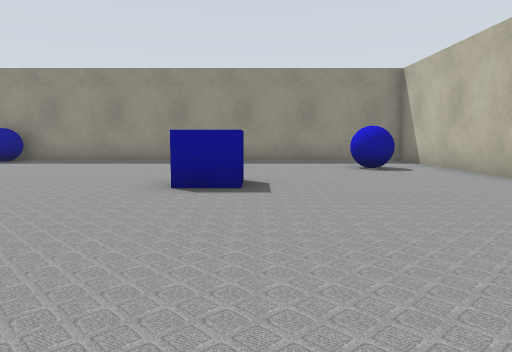
view 1 (above)

24 first-person views from a walk through a Gazebo world. The camera is 0.72 m above the floor, tilts 6° down and sees 70° across. Floor lines are 1 m apart. The floor is counted in squares, 1 m on a side. Each view is taken from the middle of a square. On the plan, view 1 faces up. The plan holds only what a view shows up to about 11 squares ahead; the rest is blank. The place goes on beyond the plan. Some surface patterns are stand-ins.

view 2
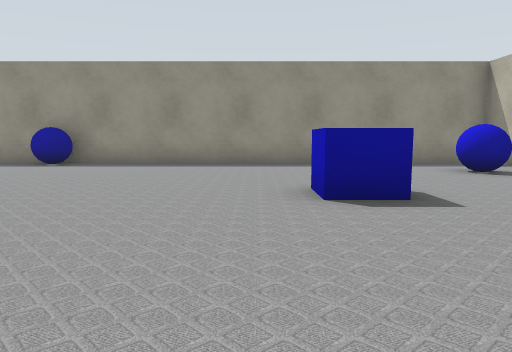

view 3
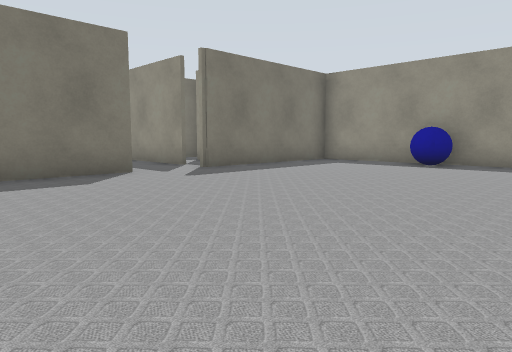

view 4
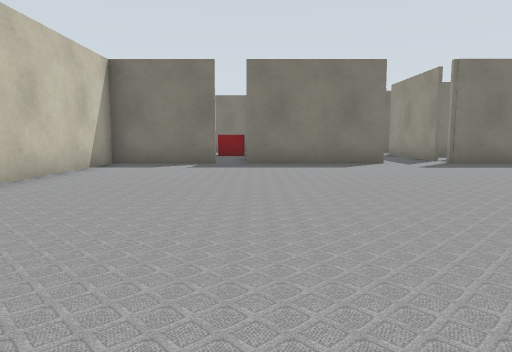

view 5
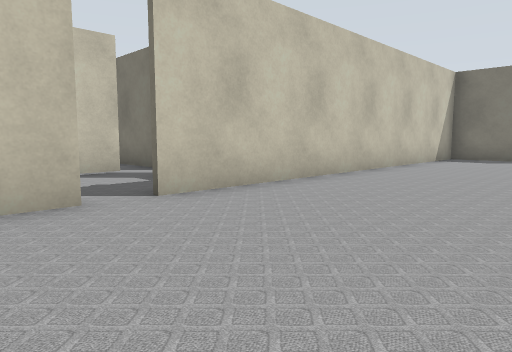

view 6
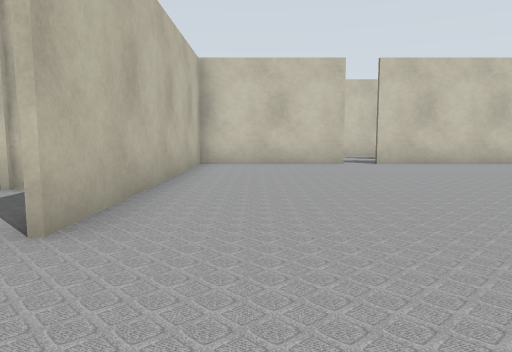

view 7
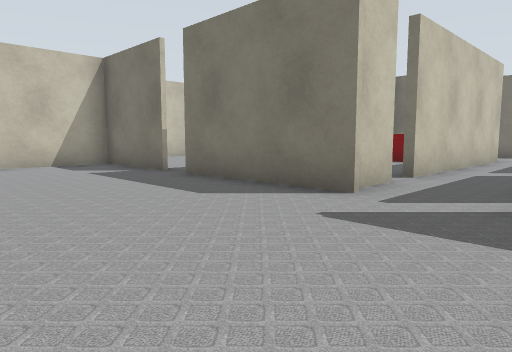

view 8
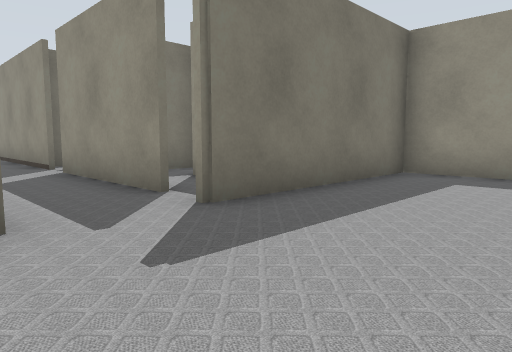

view 9
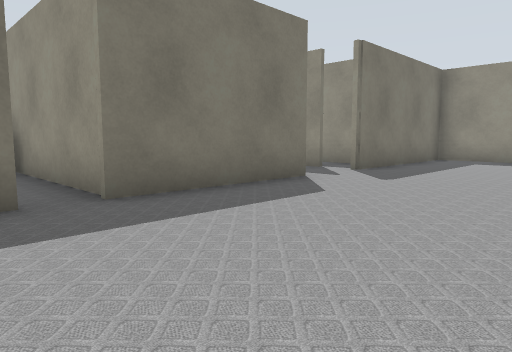

view 10
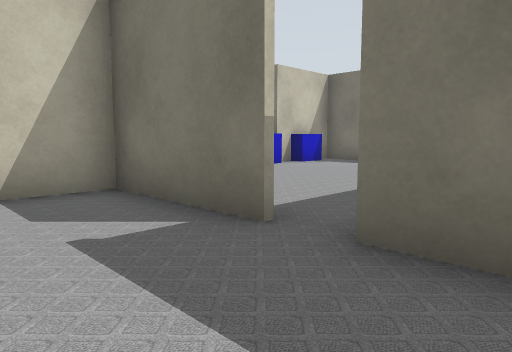

view 11
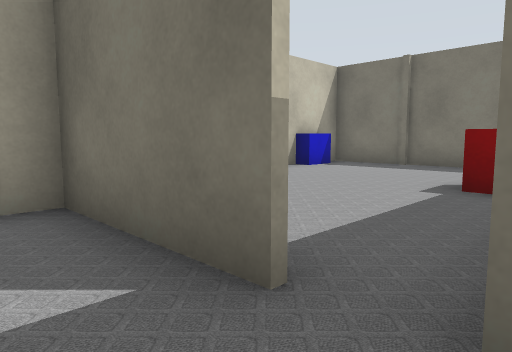

view 12
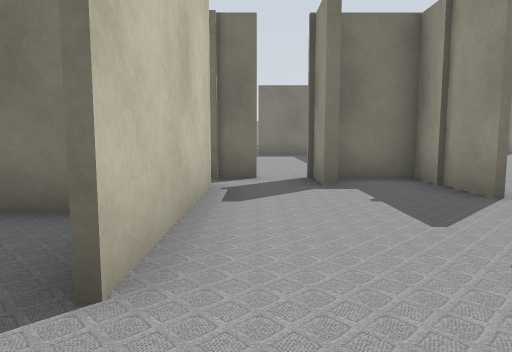

view 13
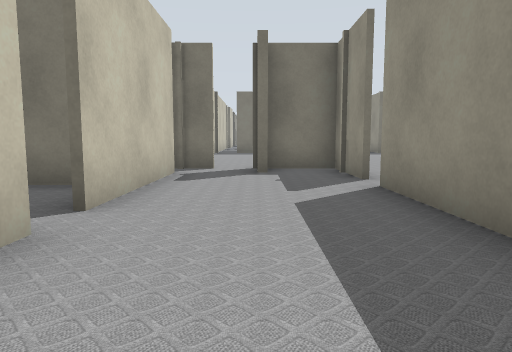

view 14
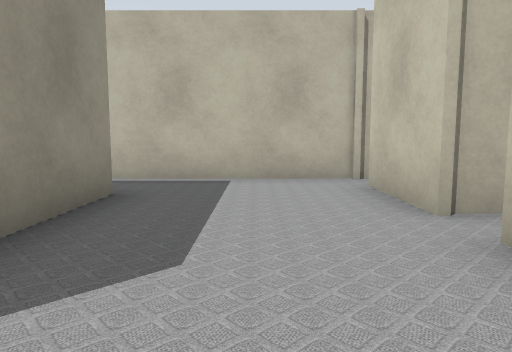

view 15
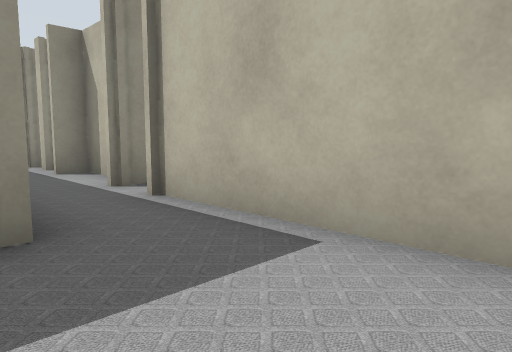

view 16
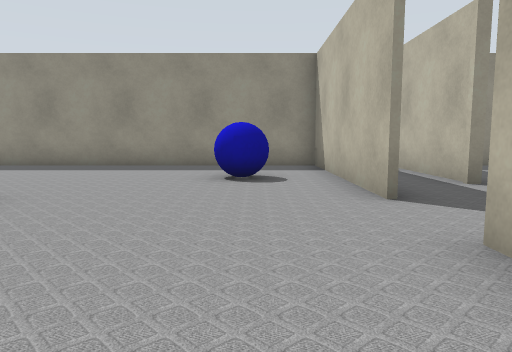

view 17
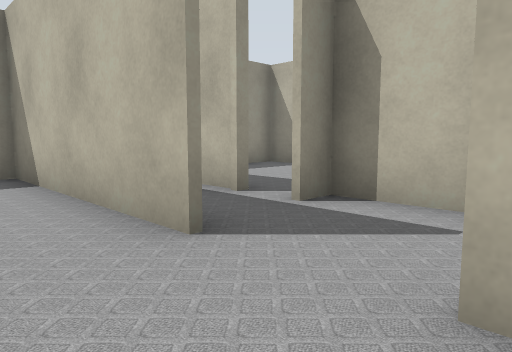

view 18
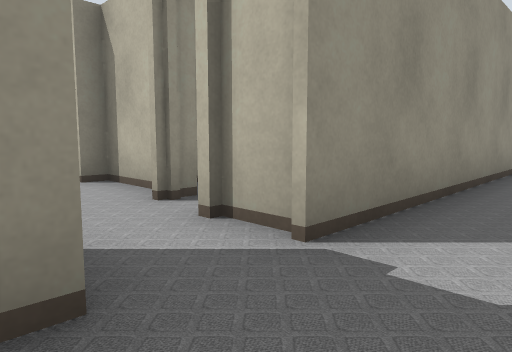

view 19
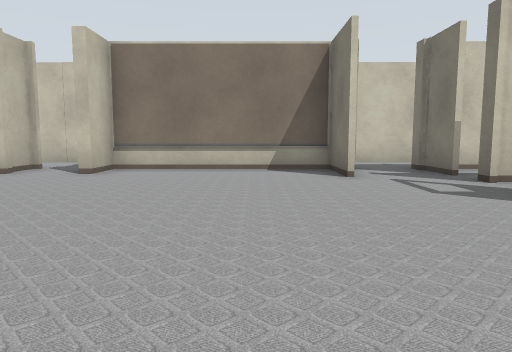

view 20
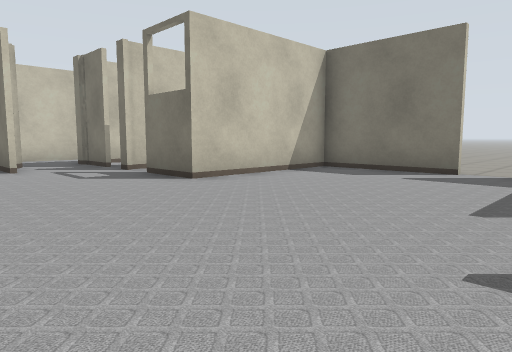

view 21
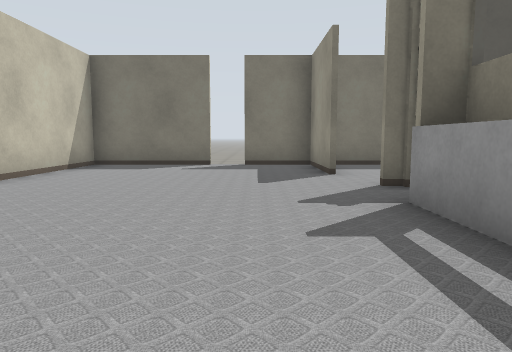

view 22
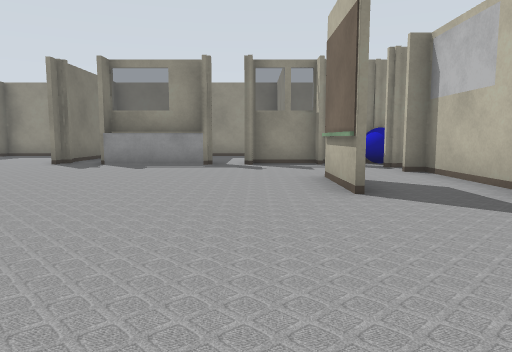

view 23
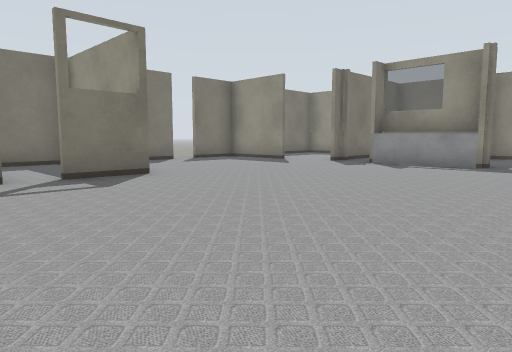

view 24
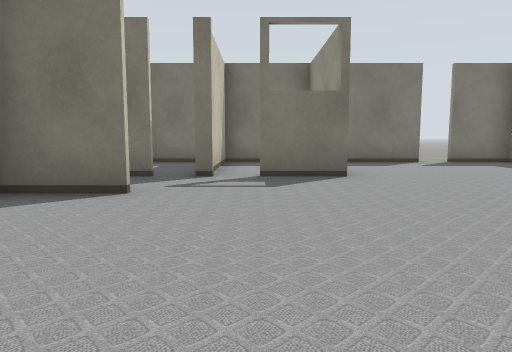

### Floor plan
Points are (right, up) in squares from view 1. A wall is a line through its corners. A room is listed if a view was taken in it or the views show most of it. See-through windows are left out.
Room 1 (views 1, 2, 3, 4, 5, 6, 7, 8, 9, 10, 11, 16, 17, 18)
walls: (-11.2, 4.6) (-11.2, 0.8); (-12.2, 6.5) (-16.2, 6.5); (-12.9, 4.4) (-11.6, 4.4); (-12.2, 8.1) (-13.9, 8.1); (-11.2, -0.1) (-11.2, -3) (-0.2, -3); (-17, 6.5) (-24.1, 6.5); (0.5, -3) (4.5, -3) (4.5, 4.5); (-19.9, 4.4) (-13.6, 4.4); (4.5, 6.1) (4.5, 11.5) (-11.2, 11.5) (-11.2, 6.4); (-23.9, 4.4) (-22.8, 4.4); (-23.9, 6.4) (-23.9, 7.8); (-25.4, 6.5) (-25.7, 6.5); (-32.7, 8.1) (-32.7, 6.5); (-33.6, 4.4) (-31.8, 4.4)
ways out: opening at (0, -3) to room 2; opening at (5, 5.5) to room 2; opening at (-32, 7.5) to room 3; opening at (-25, 7) to room 3; gap at (-33, 8) to room 5; opening at (-13, 4); gap at (-11, 0)
objects: blue ball (-8, 11) to (-7, 11); blue box (-1, 5) to (0, 6); blue ball (2, 8) to (3, 9)
Room 2 (views 12, 13, 14, 15)
walls: (4.8, -3.2) (0.5, -3.2); (3.4, -6.7) (5.5, -6.7); (-0.2, -3.2) (-2.5, -3.2) (-2.5, -4.8); (6.4, -7) (6.4, -1.8); (-1.5, -5) (-2.8, -5); (6.9, -0.7) (6.2, -0.7); (-1.6, -6.7) (2.5, -6.7); (-2.5, -5.9) (-2.5, -8.9); (6.9, 0.9) (6.9, 1.8) (6.2, 1.8); (6.8, 4.2) (6.2, 4.2); (6.9, 5) (6.9, 6.5) (6.2, 6.5); (6.4, 7.6) (6.4, 10.8)
ways out: opening at (0, -3) to room 1; opening at (5, 5.5) to room 1; opening at (3, -7); opening at (6, -7); gap at (-3, -6); gap at (7, -2); gap at (7, 2); gap at (7, 4)
Room 3 (views 19, 20, 21, 22, 23, 24)
walls: (-28.2, 17.7) (-31.2, 17.7); (-25.7, 12.6) (-25.7, 14.8); (-28.4, 18.3) (-31, 18.3); (-34.1, 17.5) (-36.7, 17.5) (-36.7, 15.6); (-30.7, 8.4) (-30.7, 6.6) (-25.7, 6.6) (-25.7, 7.8); (-25, 18.3) (-27.1, 18.3); (-23.4, 13) (-23.4, 15.7) (-23.9, 15.7); (-36.7, 14.9) (-36.7, 11.7) (-32.7, 11.7) (-32.7, 10); (-23.4, 16.9) (-23.9, 16.9); (-23.4, 9.6) (-23.4, 11.1) (-23.9, 11.1); (-36.7, 19.4) (-36.7, 18.1)
ways out: opening at (-32, 7.5) to room 1; opening at (-25, 7) to room 1; gap at (-33, 10) to room 4; gap at (-37, 15.5)
Room 4 (no view inside)
walls: (-36.8, 9.1) (-32.6, 9.1); (-36.7, 11.4) (-36.7, 8.9); (-32.6, 11.5) (-34.8, 11.5)
ways out: gap at (-33, 10) to room 3
Room 5 (no view inside)
walls: (-34.1, 6.6) (-33.4, 6.6); (-36.7, 8.9) (-36.7, 6.9)
ways out: gap at (-33, 8) to room 1

Where each view was taken, in squares from view 1:
view 1: 0 up, 0 right, facing up
view 2: 1 up, 2 left, facing up
view 3: 1 up, 4 left, facing up-left
view 4: 1 up, 1 left, facing left
view 5: 1 up, 2 right, facing down-left
view 6: 7 up, 3 right, facing down
view 7: 7 up, 7 left, facing down-left
view 8: 4 up, 8 left, facing up-left
view 9: 1 down, 7 left, facing up-left
view 10: 2 up, 9 left, facing down-left
view 11: 1 up, 10 left, facing down-left
view 12: 6 down, 4 right, facing left
view 13: 5 down, 6 right, facing left
view 14: 5 down, 0 right, facing right
view 15: 6 down, 4 right, facing up-right
view 16: 2 up, 3 right, facing up
view 17: 4 up, 3 right, facing up-right
view 18: 5 up, 26 left, facing up-right
view 19: 15 up, 29 left, facing down
view 20: 17 up, 29 left, facing down-left
view 21: 16 up, 27 left, facing left
view 22: 8 up, 27 left, facing up
view 23: 8 up, 26 left, facing up-left
view 24: 10 up, 26 left, facing left
